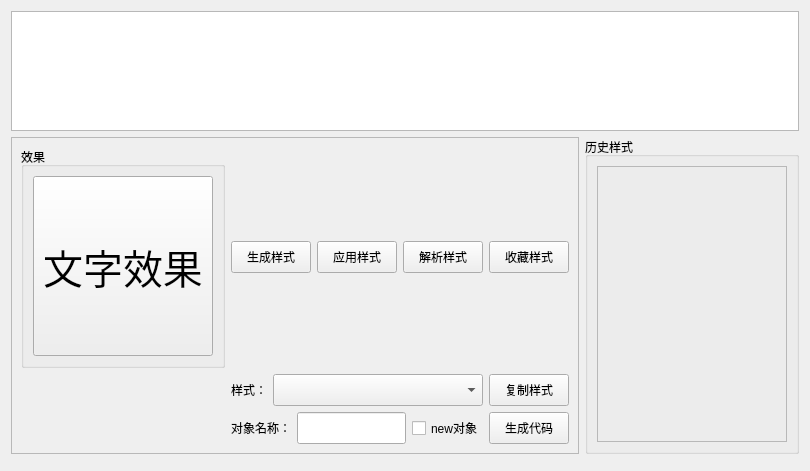
<?xml version="1.0" encoding="UTF-8"?>
<ui version="4.0">
 <class>ResultFrame</class>
 <widget class="QFrame" name="ResultFrame">
  <property name="geometry">
   <rect>
    <x>0</x>
    <y>0</y>
    <width>810</width>
    <height>471</height>
   </rect>
  </property>
  <property name="sizeIncrement">
   <size>
    <width>0</width>
    <height>54</height>
   </size>
  </property>
  <property name="windowTitle">
   <string>Frame</string>
  </property>
  <layout class="QGridLayout" name="gridLayout_3" columnstretch="4,6">
   <item row="0" column="0" colspan="2">
    <widget class="QTextEdit" name="textEdit">
     <property name="minimumSize">
      <size>
       <width>0</width>
       <height>120</height>
      </size>
     </property>
    </widget>
   </item>
   <item row="1" column="0">
    <widget class="QFrame" name="frame">
     <property name="minimumSize">
      <size>
       <width>0</width>
       <height>0</height>
      </size>
     </property>
     <property name="frameShape">
      <enum>QFrame::StyledPanel</enum>
     </property>
     <property name="frameShadow">
      <enum>QFrame::Raised</enum>
     </property>
     <layout class="QGridLayout" name="gridLayout">
      <item row="0" column="1">
       <layout class="QHBoxLayout" name="horizontalLayout_3">
        <item>
         <widget class="QPushButton" name="pushButton_genStyle">
          <property name="minimumSize">
           <size>
            <width>0</width>
            <height>32</height>
           </size>
          </property>
          <property name="maximumSize">
           <size>
            <width>16777215</width>
            <height>32</height>
           </size>
          </property>
          <property name="text">
           <string>生成样式</string>
          </property>
         </widget>
        </item>
        <item>
         <widget class="QPushButton" name="pushButton_apply">
          <property name="minimumSize">
           <size>
            <width>0</width>
            <height>32</height>
           </size>
          </property>
          <property name="text">
           <string>应用样式</string>
          </property>
         </widget>
        </item>
        <item>
         <widget class="QPushButton" name="pushButton_split">
          <property name="enabled">
           <bool>true</bool>
          </property>
          <property name="minimumSize">
           <size>
            <width>0</width>
            <height>32</height>
           </size>
          </property>
          <property name="text">
           <string>解析样式</string>
          </property>
         </widget>
        </item>
        <item>
         <widget class="QPushButton" name="pushButton_collection">
          <property name="enabled">
           <bool>true</bool>
          </property>
          <property name="minimumSize">
           <size>
            <width>0</width>
            <height>32</height>
           </size>
          </property>
          <property name="text">
           <string>收藏样式</string>
          </property>
         </widget>
        </item>
       </layout>
      </item>
      <item row="1" column="1">
       <layout class="QHBoxLayout" name="horizontalLayout" stretch="1,8,1">
        <item>
         <widget class="QLabel" name="label_3">
          <property name="sizePolicy">
           <sizepolicy hsizetype="Fixed" vsizetype="Preferred">
            <horstretch>0</horstretch>
            <verstretch>0</verstretch>
           </sizepolicy>
          </property>
          <property name="minimumSize">
           <size>
            <width>0</width>
            <height>32</height>
           </size>
          </property>
          <property name="maximumSize">
           <size>
            <width>16777215</width>
            <height>32</height>
           </size>
          </property>
          <property name="text">
           <string>样式：</string>
          </property>
         </widget>
        </item>
        <item>
         <widget class="QComboBox" name="comboBox_color">
          <property name="minimumSize">
           <size>
            <width>0</width>
            <height>32</height>
           </size>
          </property>
         </widget>
        </item>
        <item>
         <widget class="QPushButton" name="pushButton_copy">
          <property name="minimumSize">
           <size>
            <width>0</width>
            <height>32</height>
           </size>
          </property>
          <property name="maximumSize">
           <size>
            <width>16777215</width>
            <height>32</height>
           </size>
          </property>
          <property name="text">
           <string>复制样式</string>
          </property>
         </widget>
        </item>
       </layout>
      </item>
      <item row="2" column="1">
       <layout class="QHBoxLayout" name="horizontalLayout_2">
        <item>
         <widget class="QLabel" name="label">
          <property name="text">
           <string>对象名称：</string>
          </property>
         </widget>
        </item>
        <item>
         <widget class="QLineEdit" name="lineEdit_objName">
          <property name="minimumSize">
           <size>
            <width>0</width>
            <height>32</height>
           </size>
          </property>
         </widget>
        </item>
        <item>
         <widget class="QCheckBox" name="checkBox_isPointer">
          <property name="minimumSize">
           <size>
            <width>0</width>
            <height>32</height>
           </size>
          </property>
          <property name="text">
           <string>new对象</string>
          </property>
         </widget>
        </item>
        <item>
         <widget class="QPushButton" name="pushButton_genCode">
          <property name="minimumSize">
           <size>
            <width>0</width>
            <height>32</height>
           </size>
          </property>
          <property name="text">
           <string>生成代码</string>
          </property>
         </widget>
        </item>
       </layout>
      </item>
      <item row="0" column="0">
       <widget class="QGroupBox" name="groupBox">
        <property name="title">
         <string>效果</string>
        </property>
        <layout class="QGridLayout" name="gridLayout_2">
         <item row="0" column="0">
          <widget class="QPushButton" name="pushButton_result">
           <property name="minimumSize">
            <size>
             <width>180</width>
             <height>180</height>
            </size>
           </property>
           <property name="maximumSize">
            <size>
             <width>180</width>
             <height>180</height>
            </size>
           </property>
           <property name="font">
            <font>
             <pointsize>30</pointsize>
            </font>
           </property>
           <property name="text">
            <string>文字效果</string>
           </property>
          </widget>
         </item>
        </layout>
       </widget>
      </item>
     </layout>
    </widget>
   </item>
   <item row="1" column="1">
    <widget class="QGroupBox" name="groupBox_2">
     <property name="title">
      <string>历史样式</string>
     </property>
     <layout class="QVBoxLayout" name="verticalLayout">
      <item>
       <widget class="CollectionFrame" name="frame_collection">
        <property name="frameShape">
         <enum>QFrame::StyledPanel</enum>
        </property>
        <property name="frameShadow">
         <enum>QFrame::Raised</enum>
        </property>
       </widget>
      </item>
     </layout>
    </widget>
   </item>
   <item row="2" column="0">
    <spacer name="verticalSpacer">
     <property name="orientation">
      <enum>Qt::Vertical</enum>
     </property>
     <property name="sizeHint" stdset="0">
      <size>
       <width>20</width>
       <height>40</height>
      </size>
     </property>
    </spacer>
   </item>
   <item row="3" column="0" colspan="2">
    <widget class="QFrame" name="frame_2">
     <property name="frameShape">
      <enum>QFrame::StyledPanel</enum>
     </property>
     <property name="frameShadow">
      <enum>QFrame::Raised</enum>
     </property>
    </widget>
   </item>
  </layout>
 </widget>
 <customwidgets>
  <customwidget>
   <class>CollectionFrame</class>
   <extends>QFrame</extends>
   <header>CollectionFrame.h</header>
   <container>1</container>
  </customwidget>
 </customwidgets>
 <resources/>
 <connections/>
</ui>
